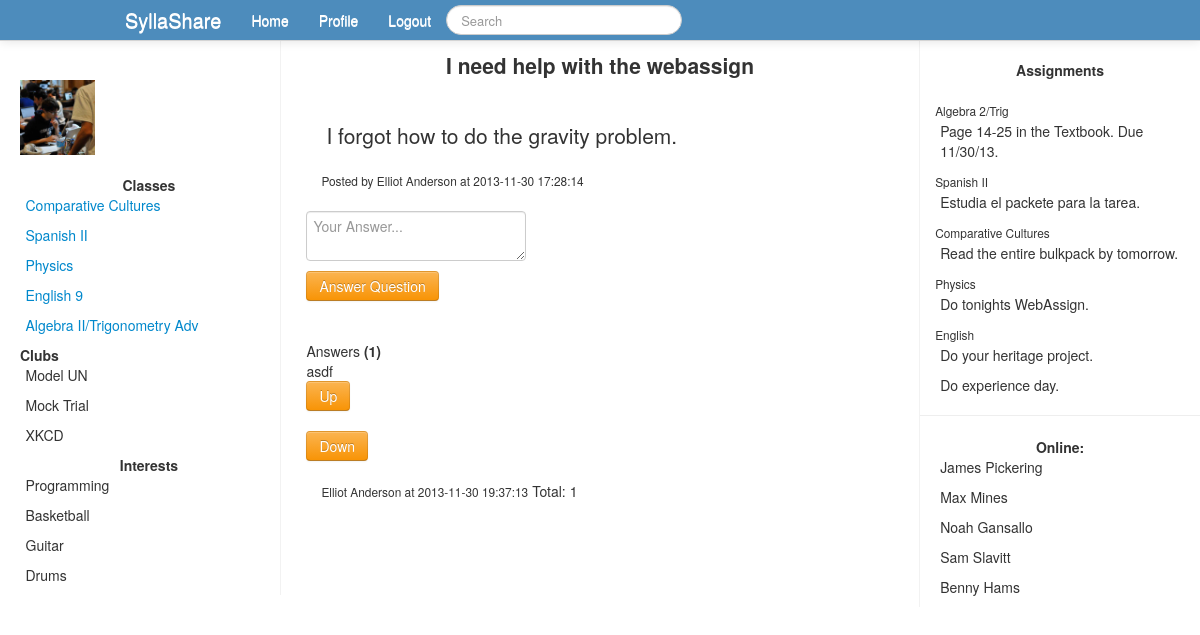
Screenshot of /question.php?id=1 (signed in) with the database file from the repository.
### tables this page shows
CREATE TABLE `class` (
  `id` int(11) NOT NULL AUTO_INCREMENT,
  `classid` int(11) NOT NULL,
  `userid` int(11) NOT NULL,
  PRIMARY KEY (`id`)
);

CREATE TABLE `classes` (
  `id` int(11) NOT NULL AUTO_INCREMENT,
  `name` varchar(60) NOT NULL,
  PRIMARY KEY (`id`)
);

CREATE TABLE `forumposts` (
  `id` int(11) NOT NULL AUTO_INCREMENT,
  `poster` int(11) NOT NULL,
  `classid` int(11) NOT NULL,
  `question` varchar(200) NOT NULL,
  `content` varchar(5000) NOT NULL,
  `timeposted` datetime NOT NULL,
  PRIMARY KEY (`id`)
);

CREATE TABLE `users` (
  `id` int(11) NOT NULL AUTO_INCREMENT,
  `firstname` varchar(40) NOT NULL,
  `lastname` varchar(40) NOT NULL,
  `email` varchar(255) NOT NULL,
  `password` varchar(36) NOT NULL,
  `activated` int(1) NOT NULL DEFAULT '0',
  `code` int(8) NOT NULL,
  `grade` int(2) NOT NULL,
  PRIMARY KEY (`id`)
);

CREATE TABLE `forumcomment` (
  `id` int(11) NOT NULL AUTO_INCREMENT,
  `userid` int(11) NOT NULL,
  `postid` int(11) NOT NULL,
  `content` varchar(500) NOT NULL,
  `timecomment` datetime NOT NULL,
  PRIMARY KEY (`id`)
);

### question.php (the view, shortened to what this page needs)
<?php
include_once('database.php');
$userid = $_SESSION['id'];
$questionid = $_GET['id'];
include_once('header.php');
?>
<div class="span6">
<?php
$getquestioninfo = "SELECT * FROM forumposts WHERE id=$questionid";
$getquestioninfor = mysqli_query($connect, $getquestioninfo);
while ($row = mysqli_fetch_assoc($getquestioninfor)){
	$poster = $row['poster'];
	$question = $row['question'];
	$content = $row['content'];
	$timeposted = $row['timeposted'];
}
$getposterinfo = "SELECT firstname,lastname FROM users WHERE id=$poster";
$getposterinfor = mysqli_query($connect, $getposterinfo);
while ($row = mysqli_fetch_assoc($getposterinfor)){
	$firstname = $row['firstname'];
	$lastname = $row['lastname'];
	$poster = $firstname.' '.$lastname;
}
echo '<center><h1 class="lead"><b>'.$question.'</b></h1><br /></center>';
echo '<p class="lead">'.$content.'</p><small>Posted by '.$poster.' at '.$timeposted.'</small><br />';
echo '<br />';
echo '<form action="question.php?id='.$questionid.'" method="POST">
<textarea name="comment" placeholder="Your Answer..." class="form-control"></textarea><br />
<input type="submit" value="Answer Question" class="btn btn-warning" /></form>';
$getcomments = "SELECT * FROM forumcomment WHERE postid=$questionid";
$runcomments = mysqli_query($connect, $getcomments);
echo '<br />Answers <b>('.mysqli_num_rows($runcomments).')</b><br />';
while ($row = mysqli_fetch_assoc($runcomments)){
	$cid = $row['id'];
	$cposter = $row['userid'];
	$ccontent = $row['content'];
	$ctime = $row['timecomment'];
	$getcuserinfo = "SELECT * FROM users WHERE id=$cposter";
	$getcuserinfor = mysqli_query($connect, $getcuserinfo);
	while ($row2 = mysqli_fetch_assoc($getcuserinfor)){
		$cfname = $row2['firstname'];
		$clname = $row2['lastname'];
		$cposter = $cfname.' '.$clname;
	}
	$ups = mysqli_query($connect, "SELECT * FROM up WHERE postid=$cid");
	$downs = mysqli_query($connect, "SELECT * FROM down WHERE postid=$cid");
	$total = mysqli_num_rows($ups) - mysqli_num_rows($downs);
	echo $ccontent.'<form action="up.php?id='.$cid.'" method="POST">
	 <input type="hidden" name="pageid" value="'.$questionid.'" />
	 <input type="submit" value="Up" class="btn btn-warning" />
	 </form>
	 <form action="down.php?id='.$cid.'" method="POST">
	<input type="hidden" name="pageid" value="'.$questionid.'" />
	 <input type="submit" value="Down" class="btn btn-warning" />
	 </form> <small>'.$cposter.' at '.$ctime.'</small> Total: '.$total.'<br />';
}
?>
</div>
<?php
include_once('rightbar.php');
?>

### header.php (shortened to what this page needs)
<!DOCTYPE html>
<html lang="en">
<head>
<link href="css/bootstrap.min.css" rel="stylesheet" />
</head>
<body>
<div class="navbar navbar-fixed-top" >
	<div class="navbar-inner">
		<div class="container" >
			<ul class="nav">
				<li>
					<a class="brand" href="#">SyllaShare</a>
				</li>
				<?php
				if (!isset($_SESSION['id'])){
					?>
					<form action="login.php" method="POST" class="navbar-form pull-left">
						<input type="email" name="logemail" placeholder="Email" />
						<input type="password" name="logpassword" placeholder="Password" />
						<input type="submit" value="Log In" />
					</form>
					<?
				} else {
				?>
				<li><a href="home.php">Home</a></li>
				<li><a href="#">Profile</a></li>
				<form class="navbar-search pull-right">
					<input type="text" class="search-query" name="q" placeholder="Search" />
				</form>
				<li><a href="logout.php">Logout</a></li>
				<? }?>
			</ul>
		</div>
	</div>
</div>
<?
if (isset($_SESSION['id'])){
	?>
<br /><br />
<div class="row-fluid" style="height: 100%;">
<div class="span3" style="padding-left: 20px; padding-right: 2px; border-right: 1px solid #f2f2f2;">
<div class="innercontent" >
<br />
<p class="lead">
<div id="pic-right" style="float: right;padding-right: 35px; padding-top: 50px; position: relative; ">
</div>
<div class="pic-left" style="position: relative;" >
<img src="propic.jpg" height="75" width="75" />
</div>
<br />
<center>
<b>Classes</b><br />
</center>
<?php
$getclasses = "SELECT * FROM class WHERE userid=$userid";
$runclasses = mysqli_query($connect, $getclasses);
while ($row = mysqli_fetch_assoc($runclasses)){
	$classid = $row['classid'];
	$getclassinfo = "SELECT name FROM classes WHERE id=$classid";
	$runclassinfo = mysqli_query($connect, $getclassinfo);
	while ($row2 = mysqli_fetch_assoc($runclassinfo)){
		$classname = $row2['name'];
	}
	echo '<span class="spanright"><a href="class.php?id='.$classid.'">'.$classname.'</a></span><br />';
}
?>
<b>Clubs</b><br />
<span class="spanright">Model UN</span><br />
<span class="spanright">Mock Trial</span><br />
<span class="spanright">XKCD</span><br />
<br />
<center>
<b>Interests</b><br />
<span class="spanright">Programming</span><br />
<span class="spanright">Basketball</span><br />
<span class="spanright">Guitar</span><br />
<span class="spanright">Drums</span><br />
</center>
</p>
</div>
</div>
<?php
}
?>

### header.php (style rules this page uses)
.navbar-inner { background-color: #4d8cbc; background-image: none; color: #FFFFFF; }
.navbar .nav > li > a { color: #FFFFFF; }
.spanright { text-align: left; padding-right: 4px; }

### rightbar.php (style rules this page uses)
small { padding-left: 15px; }
p { padding-left: 20px; }

### rows the page displays
class: classid.name "Comparative Cultures"
class: classid.name "Spanish II"
class: classid.name "Physics"
class: classid.name "English 9"
class: classid.name "Algebra II/Trigonometry Adv"
forumposts: question "I need help with the webassign", content "I forgot how to do the gravity problem.", timeposted "2013-11-30 17:28:14"
users: poster "Elliot Anderson"
forumcomment: content "asdf", userid.lastname "Elliot Anderson", timecomment "2013-11-30 19:37:13", total "1"

### other values shown
mysqli_num_rows($runcomments) "1"
